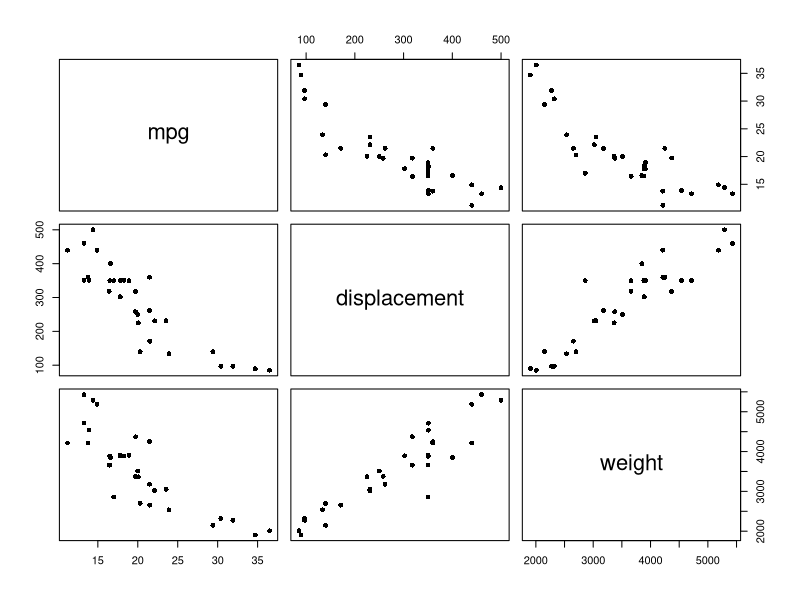

R code for this plot:
## ---- chunk 1
knitr::opts_chunk$set(echo = TRUE)
library(tidyverse) 
library(magrittr)
## ---- chunk 2
setwd("~/Google Drive Swat/Swat docs/Stat 21/Homework/")
car_data <- read_csv("mileage.csv", skip=2, col_names=FALSE)
colnames(car_data) <- c("car", "mpg", "displacement", "weight", "transmission")
#head(car_data) ## note: transmission is not yet a factor in R 
car_data2 <- car_data %>% mutate(transmission_cat = fct_infreq(transmission))
#head(car_data2)
## ---- chunk 3
MLR_car1 <- lm(mpg ~ displacement + transmission_cat, 
               data=car_data2)
summary(MLR_car1)
## ---- chunk 4
MLR_car1_interaction <- lm(mpg ~ displacement + transmission_cat + 
                           displacement*transmission_cat, 
                           data=car_data2)
summary(MLR_car1_interaction)
## ---- chunk 5
MLR_car2 <- lm(mpg ~ weight + transmission_cat, 
               data=car_data2)
summary(MLR_car2)
## ---- chunk 6
MLR_car2_interaction <- lm(mpg ~ weight + transmission_cat +
                             weight*transmission_cat, data=car_data2)
summary(MLR_car2_interaction)
## ---- chunk 7
cor(car_data2$displacement, car_data2$weight)
MLR_car3_interaction <- lm(mpg ~ displacement + weight + transmission_cat +
                           displacement*transmission_cat + 
                           weight*transmission_cat, 
                           data=car_data2)
summary(MLR_car3_interaction)

car_data2 %>% select(-c(car,transmission_cat,transmission)) %>% pairs(pch=16) 
